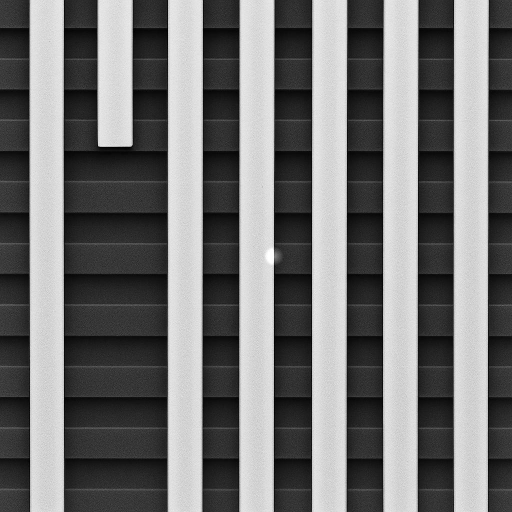
#> input picture old_versions/24_img_preprocess/image_with_bump.jpg, 1024 x 1024 px, found by its file name (shown at 1/2 size)
$ python sem_defect_detector_v1.py
#> lines starting #> are read from the running program, lines starting #| are printed output that depends on the picture
#!/usr/bin/env python3
"""
SEM Defect Detector v1.0
掃描式電子顯微鏡影像缺陷檢測系統

功能：
1. 自動識別圖片網格結構
2. 智能選擇參考區域
3. 計算亮度比例判斷缺陷
4. 生成詳細的分析報告和視覺化
"""

import numpy as np
from PIL import Image
import matplotlib.pyplot as plt
import matplotlib.patches as patches
from matplotlib.lines import Line2D
import os
import sys


class SEMDefectDetector:
    """SEM 影像缺陷檢測器"""

    def __init__(self, image_path):
        """初始化檢測器"""
        if not os.path.exists(image_path):
            raise FileNotFoundError(f"Image file not found: {image_path}")

        self.image = Image.open(image_path).convert('L')
        self.image_np = np.array(self.image)
        self.height, self.width = self.image_np.shape
        self.vertical_lines = []
        self.horizontal_lines = []
        self.grid_cells = []
        self.reference_cells = []
        self.excluded_cells = {}

    def detect_grid_lines(self):
        """檢測網格線（垂直和水平）"""
        # 檢測垂直線
        column_means = np.mean(self.image_np, axis=0)
        col_gradient = np.gradient(column_means)
        col_threshold = np.std(col_gradient) * 2
        vertical_edges = np.where(np.abs(col_gradient) > col_threshold)[0]

        # 合併相近的邊緣
        self.vertical_lines = []
        if len(vertical_edges) > 0:
            current_group = [vertical_edges[0]]
            for i in range(1, len(vertical_edges)):
                if vertical_edges[i] - vertical_edges[i-1] < 10:
                    current_group.append(vertical_edges[i])
                else:
                    self.vertical_lines.append(int(np.mean(current_group)))
                    current_group = [vertical_edges[i]]
            self.vertical_lines.append(int(np.mean(current_group)))

        # 檢測水平線
        row_means = np.mean(self.image_np, axis=1)
        row_gradient = np.gradient(row_means)
        row_threshold = np.std(row_gradient) * 2
        horizontal_edges = np.where(np.abs(row_gradient) > row_threshold)[0]

        # 合併相近的邊緣
        self.horizontal_lines = []
        if len(horizontal_edges) > 0:
            current_group = [horizontal_edges[0]]
            for i in range(1, len(horizontal_edges)):
                if horizontal_edges[i] - horizontal_edges[i-1] < 10:
                    current_group.append(horizontal_edges[i])
                else:
                    self.horizontal_lines.append(int(np.mean(current_group)))
                    current_group = [horizontal_edges[i]]
            self.horizontal_lines.append(int(np.mean(current_group)))

        return len(self.vertical_lines), len(self.horizontal_lines)

    def create_grid_cells(self):
        """根據檢測到的線條創建網格單元"""
        self.grid_cells = []

        # 添加邊界
        v_lines = [0] + sorted(self.vertical_lines) + [self.width]
        h_lines = [0] + sorted(self.horizontal_lines) + [self.height]

        # 創建所有網格單元
        for i in range(len(h_lines) - 1):
            for j in range(len(v_lines) - 1):
                cell = {
                    'row': i,
                    'col': j,
                    'x1': v_lines[j],
                    'y1': h_lines[i],
                    'x2': v_lines[j + 1],
                    'y2': h_lines[i + 1],
                    'width': v_lines[j + 1] - v_lines[j],
                    'height': h_lines[i + 1] - h_lines[i]
                }

                # 計算單元的平均亮度和標準差
                cell_region = self.image_np[cell['y1']:cell['y2'], cell['x1']:cell['x2']]
                if cell_region.size > 0:
                    cell['mean_brightness'] = np.mean(cell_region)
                    cell['std_brightness'] = np.std(cell_region)
                else:
                    cell['mean_brightness'] = 0
                    cell['std_brightness'] = 0

                # 計算到邊界的距離
                cell['distance_to_edge'] = min(
                    cell['x1'],  # 左邊界
                    cell['y1'],  # 上邊界
                    self.width - cell['x2'],  # 右邊界
                    self.height - cell['y2']  # 下邊界
                )

                self.grid_cells.append(cell)

        return len(self.grid_cells)

    def classify_cells(self):
        """分類網格單元（亮條、灰色方塊、暗區）"""
        brightnesses = [cell['mean_brightness'] for cell in self.grid_cells]
        bright_threshold = np.percentile(brightnesses, 75)
        dark_threshold = np.percentile(brightnesses, 25)

        for cell in self.grid_cells:
            if cell['mean_brightness'] > bright_threshold:
                cell['type'] = 'bright'
            elif cell['mean_brightness'] < dark_threshold:
                cell['type'] = 'dark'
            else:
                cell['type'] = 'gray'

        # 統計各類型數量
        type_counts = {'bright': 0, 'gray': 0, 'dark': 0}
        for cell in self.grid_cells:
            type_counts[cell['type']] += 1

        return type_counts

    def find_target_cell(self, target_bbox):
        """找出目標框所在的網格單元"""
        x, y, w, h = target_bbox
        target_center_x = x + w // 2
        target_center_y = y + h // 2

        target_cell = None
        for cell in self.grid_cells:
            if (cell['x1'] <= target_center_x <= cell['x2'] and
                cell['y1'] <= target_center_y <= cell['y2']):
                target_cell = cell
                break

        return target_cell

    def find_reference_cells(self, target_cell, edge_margin=100,
                           brightness_tolerance=10, size_tolerance=20):
        """根據目標單元找出合適的參考單元"""
        self.reference_cells = []
        self.excluded_cells = {
            'edge': [],
            'brightness': [],
            'size': [],
            'type': []
        }

        if not target_cell:
            return []

        target_brightness = target_cell['mean_brightness']
        target_width = target_cell['width']
        target_height = target_cell['height']

        for cell in self.grid_cells:
            # 排除目標單元本身
            if cell == target_cell:
                continue

            # 排除太靠近邊界的單元
            if cell['distance_to_edge'] < edge_margin:
                self.excluded_cells['edge'].append(cell)
                continue

            # 只選擇灰色方塊
            if cell['type'] != 'gray':
                self.excluded_cells['type'].append(cell)
                continue

            # 檢查亮度相似性
            brightness_diff = abs(cell['mean_brightness'] - target_brightness)
            if brightness_diff > brightness_tolerance:
                self.excluded_cells['brightness'].append(cell)
                continue

            # 檢查尺寸相似性
            width_diff = abs(cell['width'] - target_width)
            height_diff = abs(cell['height'] - target_height)
            if width_diff > size_tolerance or height_diff > size_tolerance:
                self.excluded_cells['size'].append(cell)
                continue

            # 計算綜合相似度分數
            brightness_score = 1 - (brightness_diff / brightness_tolerance)
            size_score = 1 - (width_diff + height_diff) / (2 * size_tolerance)
            distance_score = cell['distance_to_edge'] / self.width

            cell['similarity_score'] = (brightness_score + size_score + distance_score) / 3
            self.reference_cells.append(cell)

        # 按相似度分數排序
        self.reference_cells.sort(key=lambda x: x['similarity_score'], reverse=True)

        return len(self.reference_cells)

    def analyze_defect(self, target_bbox, edge_margin=100,
                      brightness_tolerance=10, size_tolerance=20):
        """執行完整的缺陷分析"""
        # 檢測網格
        v_count, h_count = self.detect_grid_lines()
        print(f"Grid detected: {v_count} vertical lines, {h_count} horizontal lines")

        # 創建網格單元
        cell_count = self.create_grid_cells()
        print(f"Created {cell_count} grid cells")

        # 分類單元
        type_counts = self.classify_cells()
        print(f"Cell types: {type_counts}")

        # 找目標單元
        target_cell = self.find_target_cell(target_bbox)
        if not target_cell:
            raise ValueError("Target cell not found!")
        print(f"Target cell found at Row {target_cell['row']}, Col {target_cell['col']}")

        # 找參考單元
        ref_count = self.find_reference_cells(target_cell, edge_margin,
                                             brightness_tolerance, size_tolerance)
        print(f"Found {ref_count} reference cells")

        # 計算目標框的亮度
        x, y, w, h = target_bbox
        target_region = self.image_np[y:y+h, x:x+w]
        target_brightness = np.mean(target_region)
        target_std = np.std(target_region)

        # 計算參考區域的亮度
        reference_brightnesses = []
        for ref_cell in self.reference_cells:
            # 在參考cell中央取與目標框相同大小的區域
            cell_center_x = (ref_cell['x1'] + ref_cell['x2']) // 2
            cell_center_y = (ref_cell['y1'] + ref_cell['y2']) // 2

            ref_x = max(ref_cell['x1'], min(cell_center_x - w//2, ref_cell['x2'] - w))
            ref_y = max(ref_cell['y1'], min(cell_center_y - h//2, ref_cell['y2'] - h))

            ref_region = self.image_np[ref_y:ref_y+h, ref_x:ref_x+w]
            reference_brightnesses.append(np.mean(ref_region))

        if not reference_brightnesses:
            raise ValueError("No reference regions found!")

        ref_mean = np.mean(reference_brightnesses)
        ref_std = np.std(reference_brightnesses)
        brightness_ratio = target_brightness / ref_mean

        # 判斷缺陷類型
        if brightness_ratio > 1.3:
            defect_type = "BRIGHT DEFECT"
        elif brightness_ratio < 0.7:
            defect_type = "DARK DEFECT"
        else:
            defect_type = "NORMAL"

        results = {
            'target_bbox': target_bbox,
            'target_brightness': target_brightness,
            'target_std': target_std,
            'reference_count': len(reference_brightnesses),
            'reference_mean': ref_mean,
            'reference_std': ref_std,
            'reference_range': (min(reference_brightnesses), max(reference_brightnesses)),
            'brightness_ratio': brightness_ratio,
            'defect_type': defect_type,
            'target_cell': target_cell
        }

        return results

    def visualize_results(self, target_bbox, results, save_path='defect_analysis_result.png'):
        """視覺化分析結果"""
        plt.ioff()
        fig, ax = plt.subplots(1, 1, figsize=(14, 10))

        # 顯示原圖
        ax.imshow(self.image_np, cmap='gray')
        ax.set_title('SEM Defect Detection Analysis v1.0', fontsize=16, weight='bold')

        # 繪製網格線
        for v_line in self.vertical_lines:
            ax.axvline(x=v_line, color='gray', linewidth=0.3, alpha=0.5)
        for h_line in self.horizontal_lines:
            ax.axhline(y=h_line, color='gray', linewidth=0.3, alpha=0.5)

        # 標記不同排除原因的單元
        target_cell = results['target_cell']

        for cell in self.grid_cells:
            if cell['type'] != 'gray':
                continue

            # 判斷排除原因
            is_excluded = True
            color = None
            label = None

            if cell == target_cell:
                color = 'red'
                label = 'Target Cell'
                alpha = 0.2
            elif cell in self.reference_cells:
                color = 'green'
                label = 'Selected'
                alpha = 0.2
                is_excluded = False
            elif cell['distance_to_edge'] < 100:
                color = 'yellow'
                label = f'Edge\n{cell["distance_to_edge"]}px'
                alpha = 0.3
            else:
                brightness_diff = abs(cell['mean_brightness'] - target_cell['mean_brightness'])
                if brightness_diff > 10:
                    color = 'orange'
                    label = f'Bright\n±{brightness_diff:.0f}'
                    alpha = 0.3

            if color:
                rect = patches.Rectangle((cell['x1'], cell['y1']),
                                       cell['width'], cell['height'],
                                       linewidth=1.5, edgecolor=color,
                                       facecolor=color, alpha=alpha)
                ax.add_patch(rect)

                # 對右半邊的單元添加標籤
                if cell['x1'] > self.width // 2 and is_excluded and cell != target_cell:
                    ax.text(cell['x1'] + cell['width']//2, cell['y1'] + cell['height']//2,
                           label, color='black', fontsize=7, ha='center', va='center',
                           bbox=dict(boxstyle="round,pad=0.2", facecolor="white", alpha=0.8))

        # 繪製目標物件框（紅色粗框）
        x, y, w, h = target_bbox
        target_rect = patches.Rectangle((x, y), w, h, linewidth=3,
                                      edgecolor='red', facecolor='none', linestyle='-')
        ax.add_patch(target_rect)

        # 添加圖例
        legend_elements = [
            Line2D([0], [0], marker='s', color='w', markerfacecolor='red',
                   markersize=10, alpha=0.5, label='Target cell'),
            Line2D([0], [0], color='red', linewidth=3, label='Target bbox (defect)'),
            Line2D([0], [0], marker='s', color='w', markerfacecolor='green',
                   markersize=10, alpha=0.5, label='Selected reference'),
            Line2D([0], [0], marker='s', color='w', markerfacecolor='yellow',
                   markersize=10, alpha=0.5, label='Too close to edge'),
            Line2D([0], [0], marker='s', color='w', markerfacecolor='orange',
                   markersize=10, alpha=0.5, label='Brightness mismatch'),
        ]
        ax.legend(handles=legend_elements, loc='upper left', bbox_to_anchor=(1.02, 1))

        # 添加垂直線標記右半邊
        ax.axvline(x=self.width//2, color='blue', linewidth=2, linestyle='--', alpha=0.5)
        ax.text(self.width//2 + 10, 50, 'Right Half', color='blue', fontsize=12, weight='bold')

        # 在右側添加統計信息框
        info_text = self._format_results(results)

        # 創建文字框
        props = dict(boxstyle='round', facecolor='wheat', alpha=0.9)
        ax.text(1050, 400, info_text, fontsize=11,
                bbox=props, verticalalignment='top', fontfamily='monospace')

        # 標註目標框
        ax.annotate('Target Defect', xy=(x+w/2, y+h), xytext=(x+w/2, y-30),
                    arrowprops=dict(arrowstyle='->', color='red', lw=2),
                    fontsize=12, color='red', weight='bold', ha='center',
                    bbox=dict(boxstyle="round,pad=0.3", facecolor="white", alpha=0.9))

        plt.tight_layout()
        plt.savefig(save_path, dpi=150, bbox_inches='tight')
        plt.close()

        print(f"\nVisualization saved as '{save_path}'")

    def _format_results(self, results):
        """格式化結果文字"""
        x, y, w, h = results['target_bbox']

        info_text = f"=== ANALYSIS RESULTS ===\n\n"
        info_text += f"Target Bbox (Red Box):\n"
        info_text += f"  Position: ({x}, {y})\n"
        info_text += f"  Size: {w} × {h} pixels\n"
        info_text += f"  Brightness: {results['target_brightness']:.2f}\n\n"

        info_text += f"Reference Analysis:\n"
        info_text += f"  Green boxes count: {results['reference_count']}\n"
        info_text += f"  Avg brightness: {results['reference_mean']:.2f}\n"
        info_text += f"  Brightness range: {results['reference_range'][0]:.1f} - {results['reference_range'][1]:.1f}\n\n"

        info_text += f"Signal Analysis:\n"
        info_text += f"  Brightness Ratio: {results['brightness_ratio']:.3f}×\n"
        info_text += f"  Difference: +{results['target_brightness'] - results['reference_mean']:.2f}\n\n"

        if results['defect_type'] == 'BRIGHT DEFECT':
            info_text += f">> BRIGHT DEFECT DETECTED\n"
        elif results['defect_type'] == 'DARK DEFECT':
            info_text += f">> DARK DEFECT DETECTED\n"
        else:
            info_text += f">> NORMAL (No defect)\n"

        return info_text


def main():
    """主程式"""
    # 檢查圖片路徑
    if os.path.exists('Img_preprocess/image_with_bump.jpg'):
        image_path = 'Img_preprocess/image_with_bump.jpg'
    elif os.path.exists('image_with_bump.jpg'):
        image_path = 'image_with_bump.jpg'
    else:
        print("Error: Image file 'image_with_bump.jpg' not found!")
        sys.exit(1)

    print(f"Using image: {image_path}")

    try:
        # 初始化檢測器
        detector = SEMDefectDetector(image_path)
#> in __init__, self.image is the input picture: PIL image 1024x1024 L; min 0, max 255, mean 114.1

        # 定義目標缺陷區域
        x1, y1 = 548, 494
        x2, y2 = 560, 527
        target_bbox = (x1, y1, x2-x1, y2-y1)

        print(f"Target defect region: ({x1}, {y1}) to ({x2}, {y2})")
        print(f"Target bbox: x={x1}, y={y1}, w={x2-x1}, h={y2-y1}\n")

        # 執行分析
        results = detector.analyze_defect(target_bbox,
                                        edge_margin=100,
                                        brightness_tolerance=10,
                                        size_tolerance=20)
#> in detect_grid_lines, `column_means = np.mean(self.image_np, axis=0)`: column_means = 1024 values, max 225.8 at index 342, min 3.03 at index 906, mean 114.1
#> in detect_grid_lines, `col_gradient = np.gradient(column_means)`: col_gradient = 1024 values, max 102.4 at index 335, min -99.63 at index 405, mean -0.000959
#> in detect_grid_lines, `col_threshold = np.std(col_gradient) * 2`: col_threshold = 25.36
#> in detect_grid_lines, `vertical_edges = np.where(np.abs(col_gradient) > col_threshold)[0]`: vertical_edges = 32 values from 58 to 977
#> in detect_grid_lines, `current_group = [vertical_edges[0]]`: current_group = [58]
#> the loop in detect_grid_lines, `for i in range(1, len(vertical_edges)):` made 31 passes
#> current_group on passes 3, 5, 6, 7: [127], [195], [265], [334]
#> after the loop in detect_grid_lines, `for i in range(1, len(vertical_edges)):`: self.vertical_lines = [59, 127, 195, 265, 335, 404, 478, 547, 623, 693, 766, 835, 907]
#> in detect_grid_lines, `row_means = np.mean(self.image_np, axis=1)`: row_means = 1024 values, max 142.8 at index 118, min 93.13 at index 798, mean 114.1
#> in detect_grid_lines, `row_gradient = np.gradient(row_means)`: row_gradient = 1024 values, max 10.09 at index 608, min -14.76 at index 547, mean -0.00829
#> in detect_grid_lines, `row_threshold = np.std(row_gradient) * 2`: row_threshold = 4.12
#> in detect_grid_lines, `horizontal_edges = np.where(np.abs(row_gradient) > row_threshold)[0]`: horizontal_edges = 53 values from 55 to 981
#> in detect_grid_lines, `current_group = [horizontal_edges[0]]`: current_group = [55]
#> the loop in detect_grid_lines, `for i in range(1, len(horizontal_edges)):` made 52 passes
#> current_group on passes 2, 6, 8, 12: [116], [178], [238], [293]
#> after the loop in detect_grid_lines, `for i in range(1, len(horizontal_edges)):`: self.horizontal_lines = [55, 118, 178, 240, 297, 363, 424, 487, 547, 609, 671, 733, 793, 856, 916]
#> in analyze_defect, `v_count, h_count = self.detect_grid_lines()`: v_count = 14; h_count = 16
#| Grid detected: 14 vertical lines, 16 horizontal lines
#> in create_grid_cells, `v_lines = [0] + sorted(self.vertical_lines) + [self.width]`: v_lines = [0, 59, 127, 195, 265, 335, 404, 478, 547, 623, 693, 766, 835, 907, 976, 1024]
#> in create_grid_cells, `h_lines = [0] + sorted(self.horizontal_lines) + [self.height]`: h_lines = [0, 55, 118, 178, 240, 297, 363, 424, 487, 547, 609, 671, 733, 793, 856, 916, 979, 1024]
#> the loop in create_grid_cells, `for i in range(len(h_lines) - 1):` made 17 passes
#> after the loop in create_grid_cells, `for i in range(len(h_lines) - 1):`:
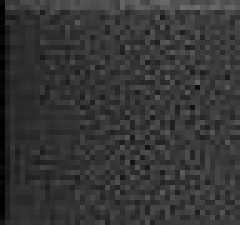
#> cell_region: shape (45, 48) (shown 5 times larger); min 0, max 108, mean 53.2
#> after the loop in create_grid_cells, `for i in range(len(h_lines) - 1):`: self.grid_cells = 255 items
#> in analyze_defect, `cell_count = self.create_grid_cells()`: cell_count = 255
#| Created 255 grid cells
#> in classify_cells, `brightnesses = [cell['mean_brightness'] for cell in self.grid_cells]`: brightnesses = 255 values, max 221.5 at index 3, min 25.15 at index 19, mean 113.7
#> in classify_cells, `bright_threshold = np.percentile(brightnesses, 75)`: bright_threshold = 213.6
#> in classify_cells, `dark_threshold = np.percentile(brightnesses, 25)`: dark_threshold = 35.62
#> after the loop in classify_cells, `for cell in self.grid_cells:`: type_counts = {'bright': 64, 'gray': 127, 'dark': 64}
#| Cell types: {'bright': 64, 'gray': 127, 'dark': 64}
#> the loop in find_target_cell, `for cell in self.grid_cells:` made 129 passes
#> in analyze_defect, `target_cell = self.find_target_cell(target_bbox)`: target_cell = 12 items
#| Target cell found at Row 8, Col 8
#> in find_reference_cells, `target_brightness = target_cell['mean_brightness']`: target_brightness = 52.44
#> in find_reference_cells, `target_width = target_cell['width']`: target_width = 76
#> in find_reference_cells, `target_height = target_cell['height']`: target_height = 60
#> the loop in find_reference_cells, `for cell in self.grid_cells:` made 255 passes
#> (brightness_diff, width_diff, brightness_score, size_score, distance_score) on passes 33, 35, 37: (7.59, 8, 0.241, 0.8, 0.115), (8.91, 6, 0.109, 0.85, 0.115), (4.31, 2, 0.569, 0.95, 0.115)
#> after the loop in find_reference_cells, `for cell in self.grid_cells:`: self.reference_cells = 46 items
#> in analyze_defect, `ref_count = self.find_reference_cells(target_cell, edge_margin, bright..`: ref_count = 46
#| Found 46 reference cells
#> in analyze_defect, `target_brightness = np.mean(target_region)`: target_brightness = 79.63
#> in analyze_defect, `target_std = np.std(target_region)`: target_std = 22.51
#> the loop in analyze_defect, `for ref_cell in self.reference_cells:` made 46 passes
#> (cell_center_x, cell_center_y, ref_x, ref_y) on passes 1 to 4: (300, 517, 294, 501), (161, 886, 155, 870), (585, 393, 579, 377), (161, 640, 155, 624)
#> after the loop in analyze_defect, `for ref_cell in self.reference_cells:`: reference_brightnesses = 46 values, max 54.78 at index 21, min 48.36 at index 42, mean 50.39
#> in analyze_defect, `ref_mean = np.mean(reference_brightnesses)`: ref_mean = 50.39
#> in analyze_defect, `ref_std = np.std(reference_brightnesses)`: ref_std = 1.67
#> in analyze_defect, `brightness_ratio = target_brightness / ref_mean`: brightness_ratio = 1.58
#> results = 10 items

        # 打印結果
        print("\n" + detector._format_results(results))
#> in _format_results, `x, y, w, h = results['target_bbox']`: x = 548; y = 494; w = 12; h = 33
#| === ANALYSIS RESULTS ===
#| Target Bbox (Red Box):
#|   Position: (548, 494)
#> (further printed lines are left out)

        # 生成視覺化
        detector.visualize_results(target_bbox, results,
                                 save_path='sem_defect_analysis_v1.png')
#> the loop in visualize_results, `for v_line in self.vertical_lines:` made 14 passes
#> the loop in visualize_results, `for h_line in self.horizontal_lines:` made 16 passes
#> h_line on passes 1 to 4: 55, 118, 178, 240
#> in visualize_results, `target_cell = results['target_cell']`: target_cell = 12 items
#> the loop in visualize_results, `for cell in self.grid_cells:` made 255 passes
#> (is_excluded, color, label, alpha) on passes 33, 35, 37, 39: (False, 'green', 'Selected', 0.2), (False, 'green', 'Selected', 0.2), (False, 'green', 'Selected', 0.2), (False, 'green', 'Selected', 0.2)
#> in visualize_results, `plt.savefig(save_path, dpi=150, bbox_inches='tight')`:
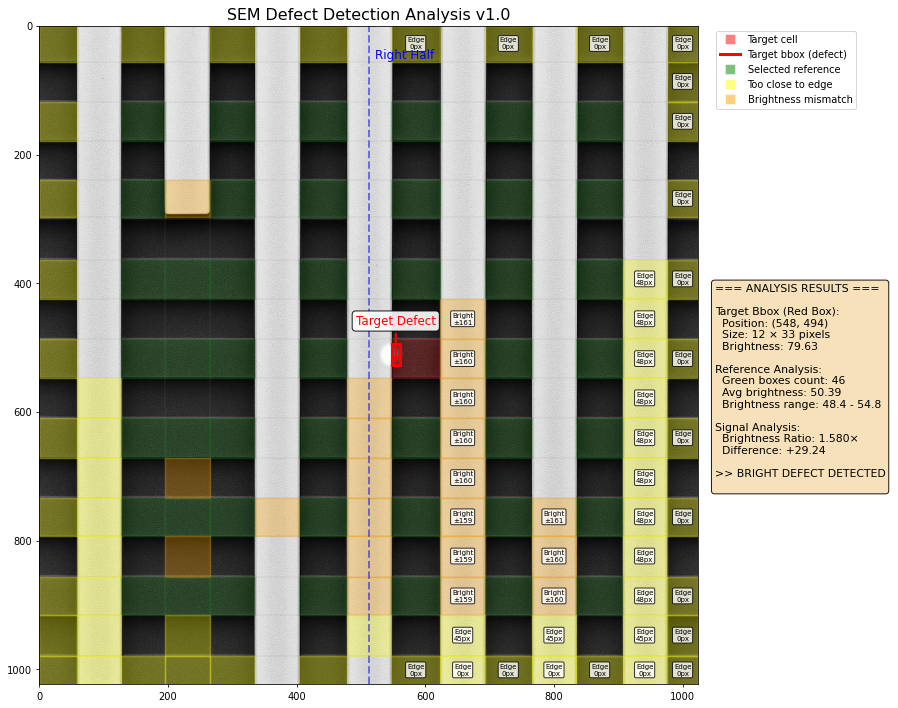
#> figure drawn by matplotlib, 1 panel

    except Exception as e:
        print(f"Error: {e}")
        import traceback
        traceback.print_exc()
        sys.exit(1)


if __name__ == "__main__":
    main()
